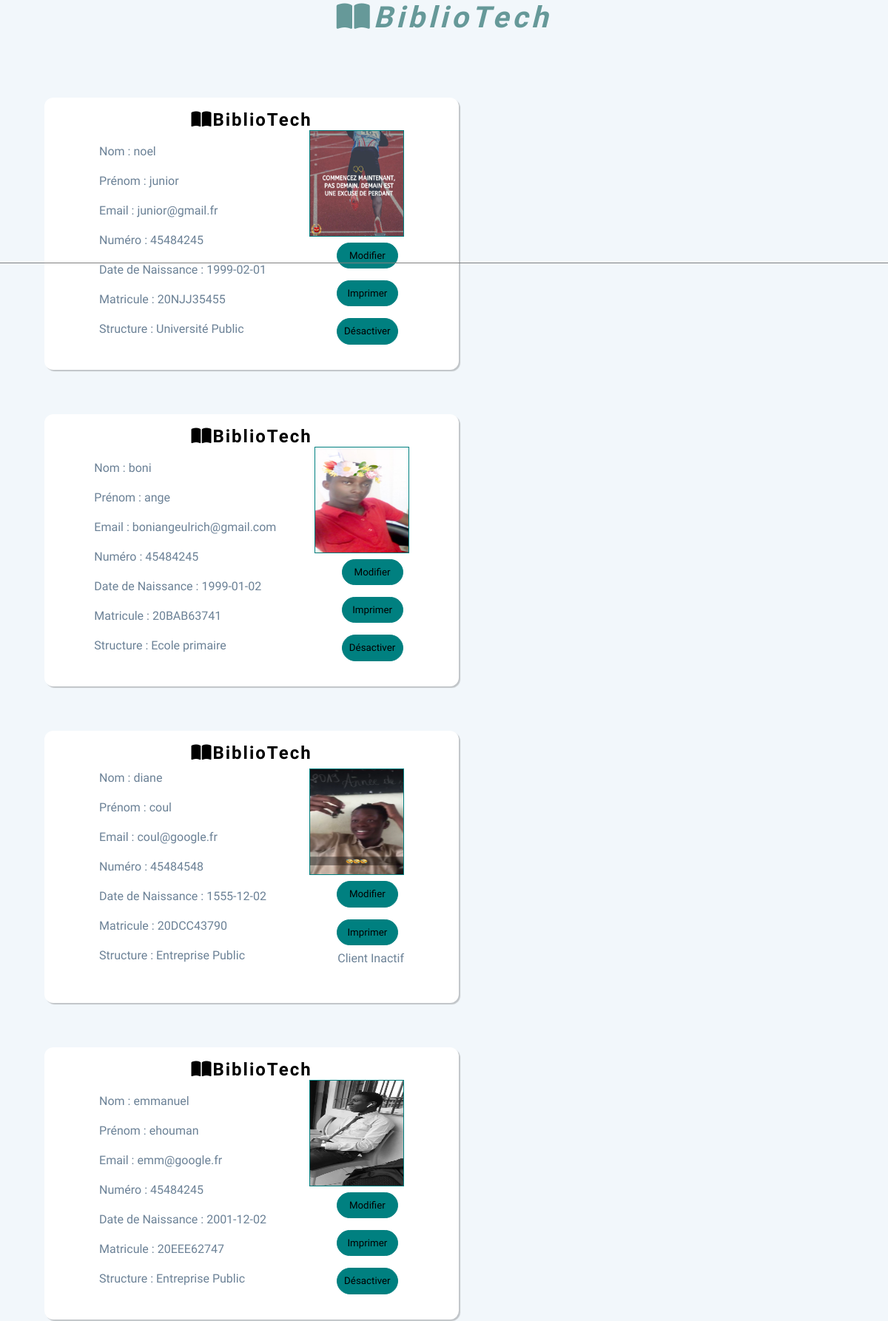
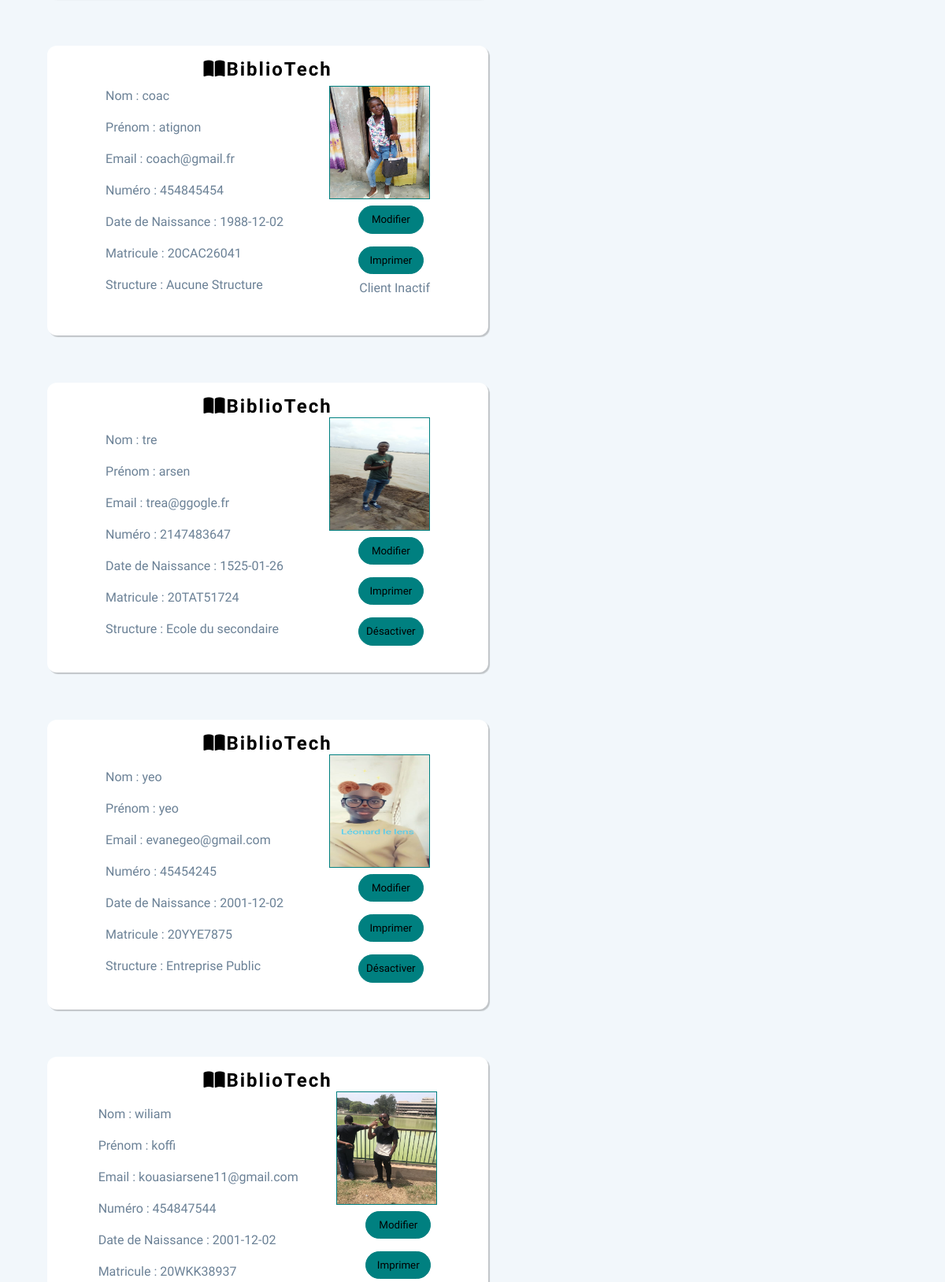
The app's page /Views/form/client/Carte.php (signed in, upper part) with its own data (2 pictures, top to bottom).
### tables this page shows
CREATE TABLE IF NOT EXISTS `users` (
  `id` int NOT NULL AUTO_INCREMENT,
  `nom` varchar(200) NOT NULL,
  `prenom` varchar(300) NOT NULL,
  `email` varchar(300) NOT NULL,
  `born_date` date NOT NULL,
  `contact` int NOT NULL,
  `extension` varchar(20) NOT NULL,
  `user_structure` int NOT NULL,
  `matricule` varchar(100) NOT NULL,
  `actif` tinyint(1) NOT NULL,
  PRIMARY KEY (`id`),
  KEY `fk_structure_user` (`user_structure`)
);

CREATE TABLE IF NOT EXISTS `structure` (
  `id` int NOT NULL AUTO_INCREMENT,
  `nom` varchar(200) NOT NULL,
  PRIMARY KEY (`id`)
);

### Views/form/client/Carte.php (the view, shortened to what this page needs)
<?php
include '../../../php/connexion.php';
$sql = 'SELECT * FROM users';
$result = mysqli_query($conn, $sql);
$resultats = mysqli_fetch_all($result, MYSQLI_ASSOC);
?>
<!DOCTYPE html PUBLIC "-//W3C//DTD XHTML 1.0 Strict//EN" "http://www.w3.org/TR/xhtml1/DTD/xhtml1-strict.dtd">
<html xmlns="http://www.w3.org/1999/xhtml" xml:lang="fr" lang="fr">
<head>
  <link rel="stylesheet" href="../../../Static/css/formulaire.css" />
  <link rel="stylesheet" href="../../../Static/css/style.css" />
</head>
<body>
  <header class="head-bar-c">
    <h1 class="head-title-c"><i class="fas fa-book-open"></i>BiblioTech</h1>
  </header>
  <section class="main">
    <?php foreach ($resultats as $resultat) : ?>
      <div class="carte-gestion">
        <h2><i class="fas fa-book-open"></i>BiblioTech</h2>
        <div class="element-carte">
          <div class="attribu-gestion">
            <span>Nom : </span><span><?php echo $resultat['nom']; ?></span><br />
            <span>Prénom : </span><span><?php echo $resultat['prenom']; ?></span><br />
            <span>Email : </span><span><?php echo $resultat['email']; ?></span><br />
            <span>Numéro : </span><span><?php echo $resultat['contact']; ?></span><br>
            <span>Date de Naissance : </span><span><?php echo $resultat['born_date']; ?></span><br>
            <span>Matricule : </span><span><?php echo $resultat['matricule']; ?></span><br>
            <span>Structure : </span><span><?php $req = $connexion->prepare('SELECT nom FROM structure WHERE id = :id_structure');
                                            $req->execute(['id_structure' => $resultat['user_structure']]);
                                            $res = $req->fetch();
                                            echo $res['nom']; ?></span><br>
          </div>
          <div class="img-desative">
            <div class="carte-gestion-img">
              <img src="../../../Static/img/clients/<?php $name = $resultat['id'] . '.' . $resultat['extension'];
                                                    echo $name; ?>" alt="carte" />
            </div>
            <div class="buttons">
              <button name="desactiver" class="desactive"><a href="./modifier.php?id=<?php echo $resultat['id']; ?>">Modifier</a></button><br>
              <button name="desactiver"><a href="./detail.php?code=<?php echo $resultat['matricule'] ?>">Imprimer</a></button>
              <?php
              if ($resultat['actif'] == true) { ?>
                <button name="desactiver" class="desactive"><a href="../../../php/supprimer.php?mail=<?php echo $resultat['email'] ?>">Désactiver</a></button>
              <?php } else {
                echo "Client Inactif";
              } ?>
            </div>
          </div>
        </div>
      </div><br>
    <?php endforeach ?>
  </section>
</body>
</html>

### Static/css/formulaire.css (style rules this page uses)
* { margin: 0; padding: 0; font-family: "Mukta", sans-serif; }
body { background-color: #f2f7fb; z-index: 1000; }
h1 { letter-spacing: 5px; }
h2 { letter-spacing: 2px; }
.head-title-c { font-size: 2.5em; color: #669999; font-weight: bold; font-style: italic; }
.head-bar-c { height: 10%; width: 100%; position: absolute; top: 0%; right: 0%; text-align: center; border-bottom: 1px solid gray; vertical-align: middle; letter-spacing: 2px; }
button a { text-decoration: none; color: black; }
img[alt="carte"] { height: 100%; width: 100%; }
.carte-gestion { height: 23rem; width: 35rem; border-radius: 12px; box-shadow: 2px 2px 1px rgba(0, 0, 0, 0.205); background-color: white; margin-bottom: 5%; margin-left: 5%; padding: 1rem; }
.element-carte { display: flex; flex-wrap: wrap; justify-content: space-evenly; align-items: center; }
.carte-gestion h2 { text-align: center; }
.img-desative { height: 100%; width: 8rem; }
.buttons { color: #6b8196; display: flex; align-items: center; justify-content: end; flex-wrap: wrap; }
.carte-gestion-img { height: 9rem; width: 8rem; border: 1px solid teal; }
.main { margin-top: 11%; display: flex; align-items: center; justify-content: space-between; flex-wrap: wrap; }
.attribu-gestion { top: 5rem; line-height: 2.5rem; color: #6b8196; }
.desactive { margin-top: 10%; margin-left: 18%; }

### Static/css/style.css (style rules this page uses)
* { margin: 0; padding: 0; box-sizing: border-box; font-family: "Mukta", sans-serif; }
body { background-color: #f2f7fb; }
button[name="desactiver"] { height: 2.2rem; width: 5.2rem; border: 1px solid teal; background-color: teal; border-radius: 2rem; margin: 0.5rem; }
a { text-decoration: none; }

### records on screen
users: nom "noel", prenom "junior", email "junior@gmail.fr", contact "45484245", born_date "1999-02-01", matricule "20NJJ35455", user_structure.nom "Université Public", shows a picture
users: nom "boni", prenom "ange", email "boniangeulrich@gmail.com", contact "45484245", born_date "1999-01-02", matricule "20BAB63741", user_structure.nom "Ecole primaire", shows a picture
users: nom "diane", prenom "coul", email "coul@google.fr", contact "45484548", born_date "1555-12-02", matricule "20DCC43790", user_structure.nom "Entreprise Public", shows a picture, actif "Client Inactif"
users: nom "emmanuel", prenom "ehouman", email "emm@google.fr", contact "45484245", born_date "2001-12-02", matricule "20EEE62747", user_structure.nom "Entreprise Public", shows a picture
users: nom "coac", prenom "atignon", email "coach@gmail.fr", contact "454845454", born_date "1988-12-02", matricule "20CAC26041", user_structure.nom "Aucune Structure", shows a picture, actif "Client Inactif"
users: nom "tre", prenom "arsen", email "trea@ggogle.fr", contact "2147483647", born_date "1525-01-26", matricule "20TAT51724", user_structure.nom "Ecole du secondaire", shows a picture
users: nom "yeo", prenom "yeo", email "evanegeo@gmail.com", contact "45454245", born_date "2001-12-02", matricule "20YYE7875", user_structure.nom "Entreprise Public", shows a picture
users: nom "wiliam", prenom "koffi", email "kouasiarsene11@gmail.com", contact "454847544", born_date "2001-12-02", matricule "20WKK38937", shows a picture
